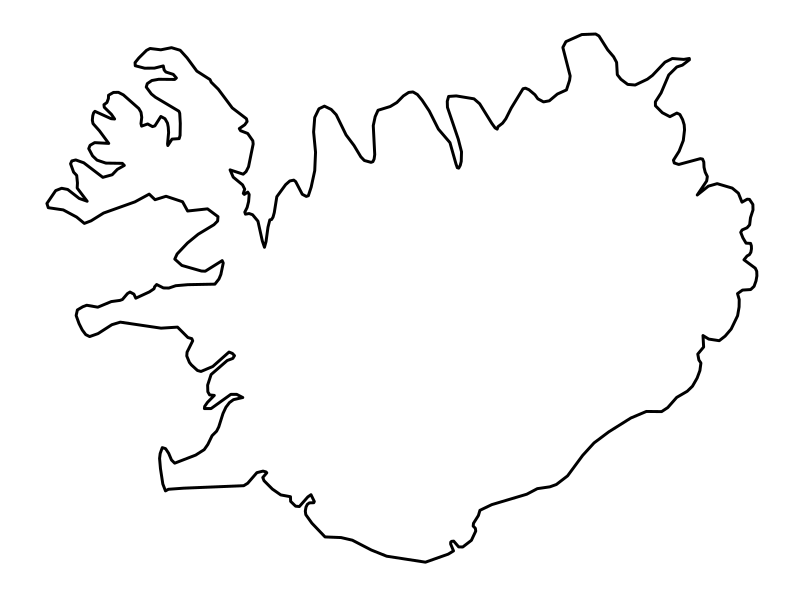

Here is the R script that generated this plot:
##############################
## iceland map data 
##
## Matt Brachmann (PhDMattyB)
##
## 03.08.2023
##
##############################
setwd('~/Parsons_Postdoc/')

library(tidyverse)
library(maps)

map_data = map_data('world') %>% 
  as_tibble() %>% 
  filter(region == 'Iceland') 

theme_set(theme_minimal())  

iceland_map = ggplot(map_data) +
  geom_map(data = map_data, 
           map = map_data, 
           aes(x = long, 
               y = lat, 
               map_id = region), 
           col = 'black',
           size = 1,
           fill = 'white')+
  theme(panel.grid = element_blank(), 
        axis.title = element_blank(), 
        axis.text = element_blank())

ggsave('Iceland_map_skinny.tiff', 
       plot = iceland_map, 
       dpi = 'retina')
